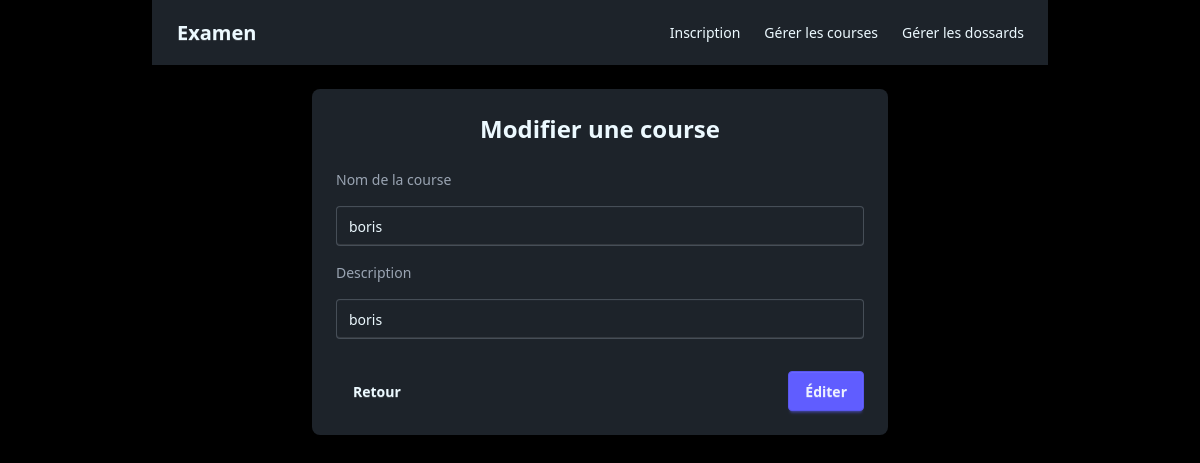
Page /modif.php?id_course=5 on the earlier database version.
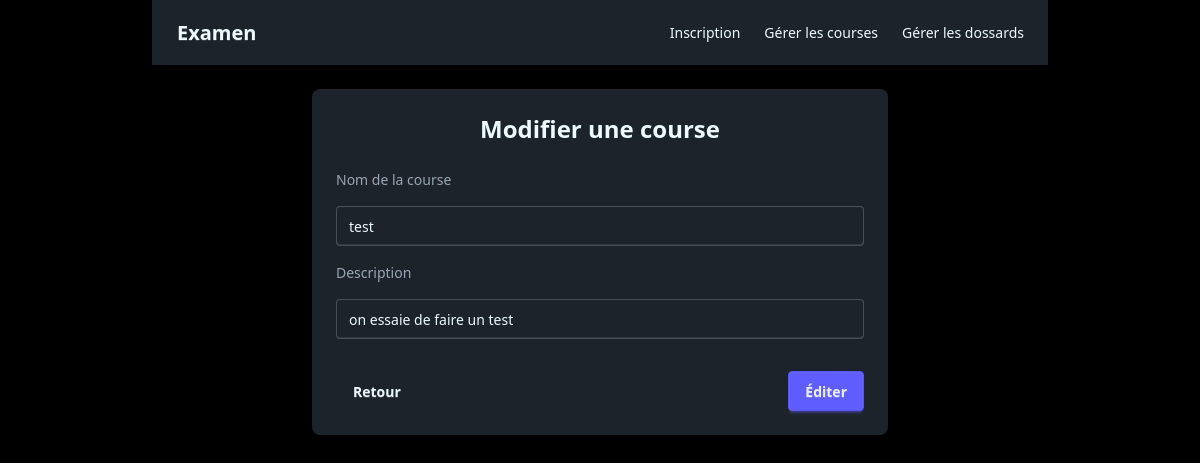
Same page on the later database version.
### tables this page shows
CREATE TABLE courses (
    id_course   INTEGER PRIMARY KEY AUTOINCREMENT, 
    nom         TEXT    NOT NULL,                  
    description TEXT    NOT NULL                   
);

### modif.php (the view, shortened to what this page needs)
<?php
 $pdo = new PDO('sqlite:bd.sqlite');
$pdo->setAttribute(PDO::ATTR_ERRMODE, PDO::ERRMODE_EXCEPTION);
$req = "SELECT * FROM courses WHERE id_course = ?";
$traitement = $pdo->prepare($req);
$traitement->execute([$_GET['id_course']]);
$da_ta = $traitement->fetch(PDO::FETCH_ASSOC);
?>
<!DOCTYPE html>
<html lang="fr" data-theme="dark">
<head>
    <link href="https://cdn.jsdelivr.net/npm/daisyui@5" rel="stylesheet" type="text/css" />
    <script src="https://cdn.jsdelivr.net/npm/@tailwindcss/browser@4"></script>
</head>
<body class="min-h-screen flex flex-col items-center bg-black">
<div class="navbar bg-base-100 shadow-md w-full max-w-4xl mb-6">
  <div class="navbar-start">
    <a class="btn btn-ghost text-xl font-bold">Examen</a>
  </div>
  <div class="navbar-end">
    <ul class="menu menu-horizontal px-1">
      <li><a href="index.php">Inscription</a></li>
      <li><a href="adm.php">Gérer les courses</a></li>
      <li><a href="dossards.php">Gérer les dossards</a></li>
    </ul>
  </div>
</div>
<div class="w-full max-w-xl">
  <div class="card bg-base-100 shadow-xl">
    <div class="card-body space-y-4">
      <h1 class="text-2xl font-bold text-center">Modifier une course</h1>
      <form action="mis_jours.php" method="POST" class="space-y-4">
        <label class="label" for="nom">
          <span class="label-text">Nom de la course</span>
        </label>
        <input
          type="text"
          name="nom"
          id="nom"
          class="input input-bordered w-full"
          value="<?= htmlspecialchars($da_ta['nom']) ?>"
          required
        >
        <label class="label" for="description">
          <span class="label-text">Description</span>
        </label>
        <input
          type="text"
          name="description"
          id="description"
          class="input input-bordered w-full"
          value="<?= htmlspecialchars($da_ta['description']) ?>"
        >
        <div class="card-actions justify-between mt-4">
          <a href="adm.php" class="btn btn-ghost">Retour</a>
          <button type="submit" class="btn btn-primary">
            Éditer
          </button>
        </div>
      </form>
    </div>
  </div>
</div>
</body>
</html>

Differences in the rows shown:
changed courses: nom "boris" → "test"; description "boris" → "on essaie de faire un test"
